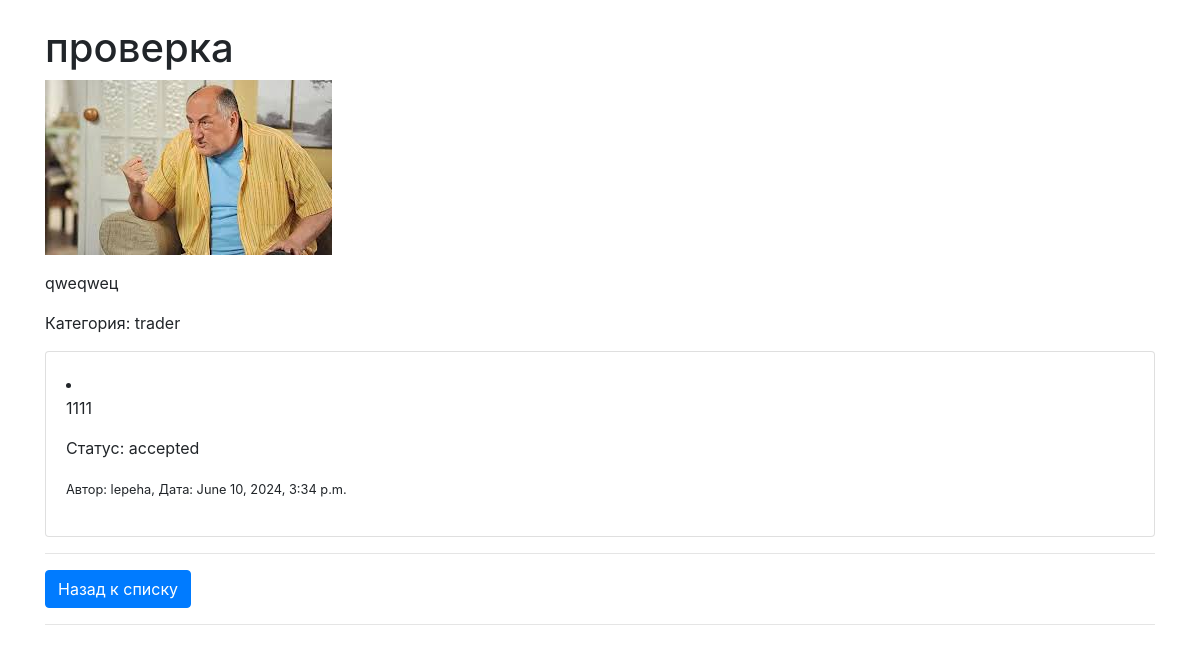
The app's page /announcement/1/ with its own data.
### main/models.py (models this page shows, shortened)
class Announcement(models.Model):
    title = models.CharField(max_length=200)
    content = models.TextField()
    category = models.ForeignKey(Category, on_delete=models.CASCADE, related_name='announcements')
    author = models.ForeignKey(User, on_delete=models.CASCADE, related_name='announcements')
    image = models.ImageField(upload_to='images/', blank=True, null=True)
    video_url = models.URLField(blank=True, null=True)
    created_at = models.DateTimeField(auto_now_add=True)
    updated_at = models.DateTimeField(auto_now=True)

class Category(models.Model):
    name = models.CharField(max_length=200)
    subscribers = models.ManyToManyField(User, related_name='subscribed_categories')

class Response(models.Model):
    text = models.TextField()
    created_at = models.DateTimeField(auto_now_add=True)
    updated_at = models.DateTimeField(auto_now=True)
    user = models.ForeignKey(User, on_delete=models.CASCADE, related_name='responses')
    announcement = models.ForeignKey(Announcement, on_delete=models.CASCADE, related_name='responses')
    status = models.CharField(max_length=20, choices=(('pending', 'Pending'), ('accepted', 'Accepted')), default='pending')

### main/views.py (the view)
# urls.py: path('announcement/<int:pk>/', views.AnnouncementDetailView.as_view(), name='announcement-detail'),
class AnnouncementDetailView(DetailView):
    model = Announcement
    template_name = 'announcements/detail.html'
    context_object_name = 'announcement'

### main/templates/announcements/detail.html (shortened to what this page needs)
<!DOCTYPE html>
<html lang="en">
<head>
    <link rel="stylesheet" href="https://stackpath.bootstrapcdn.com/bootstrap/4.5.2/css/bootstrap.min.css">
</head>
<body>
    <div class="container mt-4">
        <h1>{{ announcement.title }}</h1>
        {% if announcement.image %}
            <img src="{{ announcement.image.url }}" alt="{{ announcement.title }}" class="img-fluid mb-3">
        {% endif %}
        <p>{{ announcement.content }}</p>
        <p>Категория: {{ announcement.category.name }}</p>
        {% for response in announcement.responses.all %}
            <div class="card mt-3">
                <div class="card-body">
                    <li>
                        <p>{{ response.text }}</p>
                        <p>Статус: {{ response.status }}</p>
                      </li>
                    <p><small>Автор: {{ response.user.username }}, Дата: {{ response.created_at }}</small></p>
                </div>
            </div><hr>
            <a href="{% url 'announcement_list' %}" class="btn btn-primary">Назад к списку</a><hr>
        {% endfor %}
    </div>
</body>
</html>

### records on screen
Announcement: title "проверка", image (picture), content "qweqweц", category.name "trader"
Response: text "1111", status "accepted", user.username "lepeha", created_at "June 10, 2024, 3:34 p.m."
